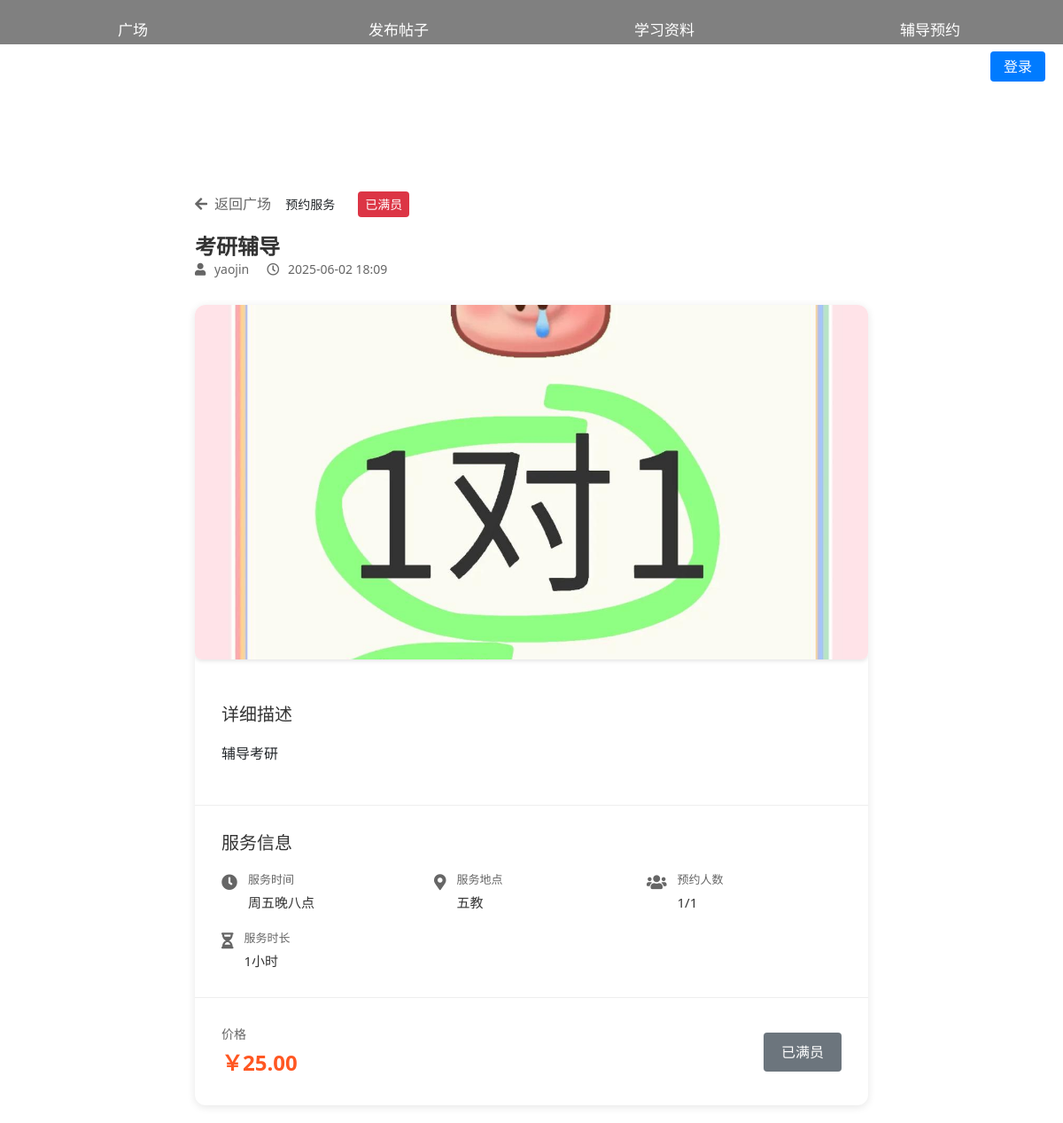
/square/post/reservationpost/16/, run on the app's committed database.
### reservation/models.py (models this page shows, shortened)
class ReservationPost(models.Model):
    title = models.CharField('标题', max_length=128)
    content = models.TextField('服务描述')
    service_time = models.CharField('服务时间', max_length=128)
    service_duration = models.CharField('服务时长', max_length=64)
    location = models.CharField('服务地点', max_length=256)
    max_participants = models.IntegerField('最大预约人数', default=1)
    current_participants = models.IntegerField('当前预约人数', default=0)
    price = models.DecimalField('价格', max_digits=10, decimal_places=2)
    wechat = models.CharField('微信联系方式', max_length=64)
    cover_image = models.ImageField('封面图片', upload_to='reservation_covers/', blank=True, null=True, help_text='建议上传一张服务相关的封面图片')
    status = models.CharField('状态', max_length=32, choices=(
        ('open', '开放中'),
        ('full', '已满'),
        ('closed', '已关闭'),
    ), default='open')
    author = models.ForeignKey(settings.AUTH_USER_MODEL, on_delete=models.CASCADE, related_name='reservation_posts', verbose_name='作者')
    created_time = models.DateTimeField('创建时间', auto_now_add=True)
    update_time = models.DateTimeField('更新时间', auto_now=True)
    class Meta:
        ordering = ['-created_time']
        verbose_name = '预约帖子'
        verbose_name_plural = '预约帖子'

### user_center/models.py (models this page shows, shortened)
class User(AbstractUser):
    gender = (
        ('male', '男'),
        ('female', '女'),
    )
    phone = models.CharField('手机号', max_length=11, blank=True, null=True)
    head = models.ImageField('头像', upload_to='images', default='/media/images/光遇背景.jpg', blank=True, null=True)
    sex = models.CharField('性别', max_length=32, choices=gender, default='男')
    bio = models.TextField('个人简介', max_length=500, blank=True, null=True)
    created_time = models.DateTimeField('注册时间', auto_now_add=True)
    update_time = models.DateTimeField('更新时间', auto_now=True)
    class Meta:
        ordering = ['created_time']
        verbose_name = '用户'
        verbose_name_plural = '用户'

### square/views.py (the view, shortened to what this page needs)
# urls.py: path('post/<str:post_type>/<int:post_id>/', views.post_detail, name='post_detail'),
def post_detail(request, post_type, post_id):
    try:
        if post_type == 'reservationpost':
            post = get_object_or_404(ReservationPost, id=post_id)
            has_reserved = False
            if request.user.is_authenticated:
                has_reserved = post.reservations.filter(user=request.user, status='active').exists()
            context = {
                'post': post,
                'post_type': 'reservation',
                'has_reserved': has_reserved
            }
            return render(request, 'square/post_detail.html', context)
        else:
            raise Http404("Invalid post type")
    except Http404:
        return redirect('square:index')

### templates/square/post_detail.html (shortened to what this page needs)
{% extends 'base.html' %}
{% load static %}
{% load square_filters %}
{% block content %}
<link rel="stylesheet" href="{% static 'css/post_detail.css' %}">
<div class="post-detail-container">
  <div class="post-header">
    <a href="{% url 'square:index' %}" class="back-link">
      <i class="fas fa-arrow-left"></i> 返回广场
    </a>
    <div class="post-type-badge {% if post_type == 'reservation' %}reservation-post{% else %}study-post{% endif %}">
      {% if post_type == 'reservation' %}预约服务{% else %}学习资料{% endif %}
    </div>
    {% if post_type == 'reservation' %}
    <div class="post-status {{ post.status }}">
      {% if post.status == 'open' %}
      开放预约
      {% elif post.status == 'full' %}
      已满员
      {% else %}
      已关闭
      {% endif %}
    </div>
    {% endif %}
    <h1 class="post-title">{{ post.title }}</h1>
    <div class="post-meta">
      <span class="author">
        <i class="fas fa-user"></i> {{ post.author.username }}
      </span>
      <span class="time">
        <i class="far fa-clock"></i> {{ post.created_time|date:"Y-m-d H:i" }}
      </span>
    </div>
  </div>
  <div class="post-content">
    {% if post_type == 'reservation' and post.cover_image %}
    <div class="cover-image-section">
      <img src="{{ post.cover_image.url }}" alt="{{ post.title }}" class="cover-image">
    </div>
    {% endif %}
    <div class="content-section">
      <h2>详细描述</h2>
      {{ post.content|linebreaks }}
    </div>
    {% if post_type == 'reservation' %}
    <div class="info-section">
      <h2>服务信息</h2>
      <div class="info-grid">
        <div class="info-item">
          <i class="fas fa-clock"></i>
          <div class="info-text">
            <label>服务时间</label>
            <span>{{ post.service_time }}</span>
          </div>
        </div>
        <div class="info-item">
          <i class="fas fa-map-marker-alt"></i>
          <div class="info-text">
            <label>服务地点</label>
            <span>{{ post.location }}</span>
          </div>
        </div>
        <div class="info-item">
          <i class="fas fa-users"></i>
          <div class="info-text">
            <label>预约人数</label>
            <span>{{ post.current_participants }}/{{ post.max_participants }}</span>
          </div>
        </div>
        <div class="info-item">
          <i class="fas fa-hourglass-half"></i>
          <div class="info-text">
            <label>服务时长</label>
            <span>{{ post.service_duration }}</span>
          </div>
        </div>
      </div>
    </div>
    {% endif %}
    <div class="action-section">
      <div class="price-tag">
        <span class="price-label">价格</span>
        <span class="price-amount">￥{{ post.price }}</span>
      </div>
      {% if post_type == 'reservation' %}
      {% if not has_reserved and post.status == 'open' %}
      <button type="button" class="action-button reserve-btn" onclick="reservePost({{ post.id }})">立即预约</button>
      {% elif has_reserved %}
      <button class="action-button reserved-btn" disabled>已预约</button>
      {% elif post.status == 'full' %}
      <button class="action-button full-btn" disabled>已满员</button>
      {% else %}
      <button class="action-button closed-btn" disabled>已关闭</button>
      {% endif %}
      {% elif post_type == 'study' %}
      <button class="action-button purchase-btn">购买资料</button>
      {% endif %}
    </div>
  </div>
</div>
<link rel="stylesheet" href="https://cdnjs.cloudflare.com/ajax/libs/font-awesome/5.15.4/css/all.min.css">
{% endblock %}

### static/css/post_detail.css (style rules this page uses)
.post-detail-container { max-width: 800px; margin: 0 auto; padding: 20px; }
.post-header { margin-bottom: 30px; }
.back-link { display: inline-flex; align-items: center; color: #666; text-decoration: none; margin-bottom: 20px; transition: color 0.2s ease; }
.back-link i { margin-right: 8px; }
.post-type-badge { display: inline-block; padding: 6px 12px; border-radius: 6px; font-size: 14px; font-weight: 500; margin-bottom: 15px; }
.post-title { font-size: 24px; font-weight: 600; color: #333; margin: 0; line-height: 1.3; }
.post-meta { display: flex; gap: 20px; color: #666; font-size: 14px; }
.post-meta i { margin-right: 6px; }
.post-content { background: white; border-radius: 12px; box-shadow: 0 2px 10px rgba(0, 0, 0, 0.1); overflow: hidden; }
.content-section { padding: 30px; border-bottom: 1px solid #eee; }
.content-section h2 { font-size: 20px; color: #333; margin: 0 0 20px 0; }
.info-section { padding: 30px; border-bottom: 1px solid #eee; }
.info-section h2 { font-size: 20px; color: #333; margin: 0 0 20px 0; }
.info-grid { display: grid; grid-template-columns: repeat(auto-fit, minmax(200px, 1fr)); gap: 20px; }
.info-item { display: flex; align-items: flex-start; gap: 12px; }
.info-item i { font-size: 18px; color: #666; margin-top: 3px; }
.info-text { display: flex; flex-direction: column; }
.info-text label { font-size: 13px; color: #666; margin-bottom: 4px; }
.info-text span { font-size: 15px; color: #333; }
.action-section { padding: 30px; display: flex; justify-content: space-between; align-items: center; }
.price-tag { display: flex; flex-direction: column; }
.price-label { font-size: 14px; color: #666; margin-bottom: 4px; }
.price-amount { font-size: 24px; font-weight: 600; color: #FF5722; }
.action-button { padding: 12px 24px; border: none; border-radius: 8px; font-size: 16px; font-weight: 500; cursor: pointer; transition: all 0.2s ease; }

### templates/square/post_detail.html (style rules this page uses)
.post-status { display: inline-block; padding: 4px 8px; border-radius: 4px; font-size: 14px; margin-left: 10px; }
.post-status.full { background-color: #dc3545; color: white; }
.action-button { padding: 10px 20px; border: none; border-radius: 4px; font-size: 16px; cursor: pointer; transition: background-color 0.3s; }
.full-btn, .closed-btn { background-color: #6c757d; color: white; cursor: not-allowed; }
.cover-image-section { margin-bottom: 20px; border-radius: 8px; overflow: hidden; box-shadow: 0 2px 4px rgba(0, 0, 0, 0.1); }
.cover-image { width: 100%; max-height: 400px; object-fit: cover; display: block; }

### data on the page
ReservationPost: title "考研辅导", author.username "yaojin", created_time "2025-06-02 18:09", cover_image (picture), content "辅导考研", service_time "周五晚八点", location "五教", current_participants "1", max_participants "1", service_duration "1小时", price "25.00"
